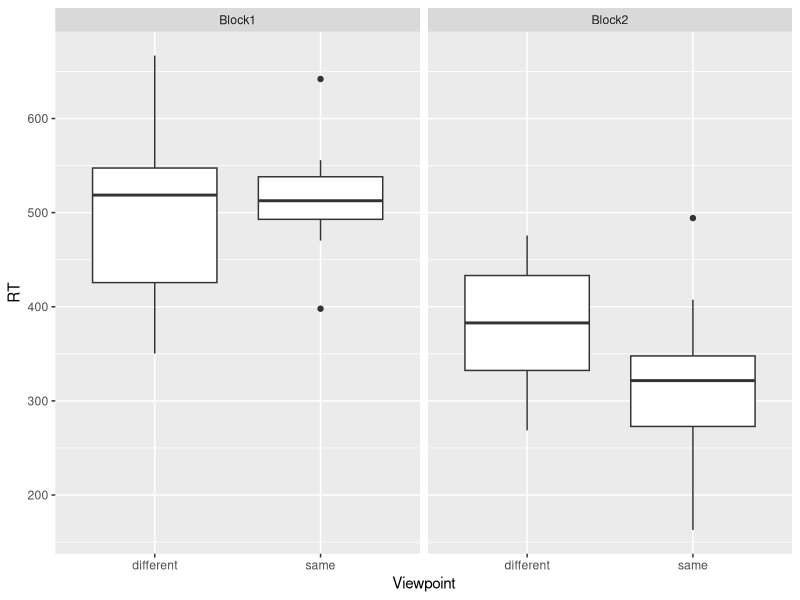
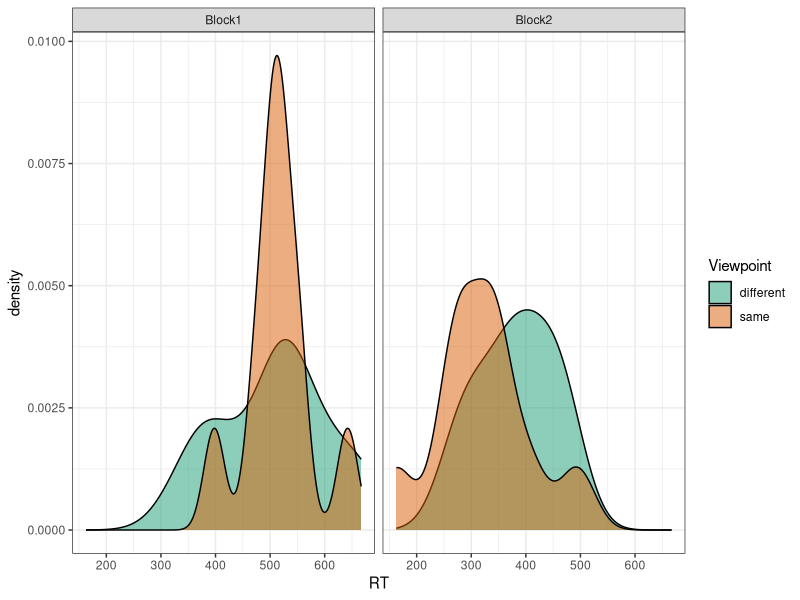
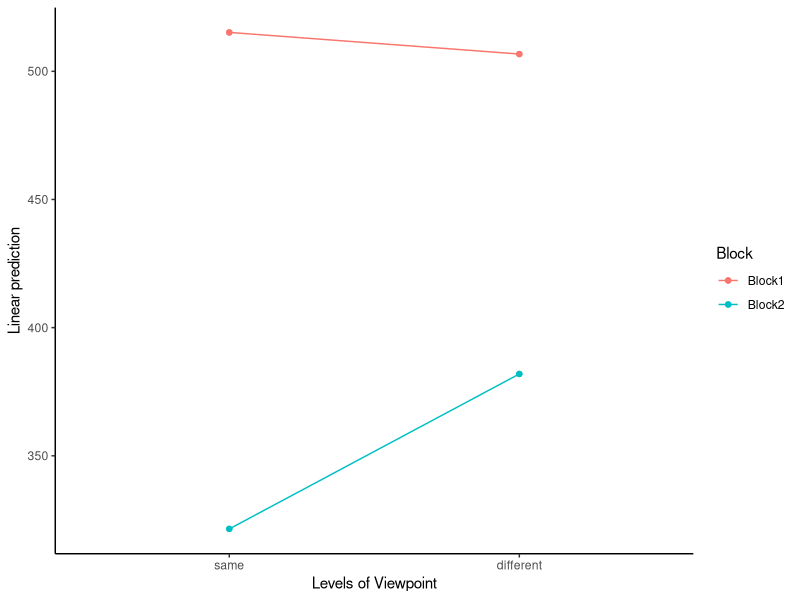

These figures' R source, in order:
## ---- chunk 1
options(htmltools.dir.version = FALSE)
library(tidyverse)
## ---- chunk 2
example_rt_df <- 
  data.frame(Participant = rep(1:10,
                               each = 10),
             Viewpoint = c("Same", "Different"),
             B1RT = rnorm(20, 500, 100),
             B2RT = rnorm(20, 400, 100)) %>% group_by(Participant, Viewpoint) %>% summarise(B1RT = mean(B1RT), B2RT = mean(B2RT))
## ---- chunk 3
examps <- data.frame(Type = c("integer", "numeric",
                              "character", "logical",
                              "complex"),
           Description = c("Whole numbers",
                           "Any real number, fractions",
                           "Text",
                           "Assertion of truth/falsity",
                           "Real and imaginary numbers"),
           Examples = c( "1, 2, 3",
                         "3.4, 2, -2.3",
                         "\"Hi there\", \"8.5\", \"ABC123\"",
                         "TRUE, FALSE",
                         complex(real =.34, imaginary = 5.3)))
knitr::kable(examps, format = "html")
## ---- chunk 4
album_list <-
  list(The_Beatles = c(
    "Sgt. Pepper",
    "The White Album",
    "Revolver",
    "Abbey Road"),
    Nirvana = c(
      "Bleach",
      "Nevermind",
      "In Utero")
    )
test_matrix <- matrix(rnorm(9), nrow = 3, ncol = 3)
char_example <- c("Monday", "Tuesday", "Wednesday", "Thursday")
one_to_four <- 1:4
names(one_to_four) <- char_example
## ---- chunk 5
one_to_four
test_matrix
## ---- chunk 6
one_to_four["Wednesday"]
test_matrix[2:3, 1:2]
## ---- chunk 7
age_tibb <- 
  tibble(Participant = 1:10, 
       cond1 = rnorm(10),
       age_group = rep(c("Old", "Young"), each = 5))
head(age_tibb)
## ---- chunk 8
rep(c("Old", "Young"), each = 5)
rep(c("Old", "Young"), 5)
## ---- chunk 9
set.seed(200)
example_rt_df <- 
  data.frame(Participant = rep(1:10,
                               each = 40),
             exp_condition = rep(c("Block1_same",
                                   "Block2_same",
                                   "Block1_different",
                                   "Block2_different"),
                                 each = 10),
             RT = rnorm(400, 400, 100)) %>%
  group_by(Participant, exp_condition) %>%
  summarise(RT = mean(RT))
example_rt_df
## ---- chunk 10
set.seed(200)
example_rt_df <- 
  data.frame(Participant = rep(1:10,
                               each = 10),
             Viewpoint = c("Same", "Different"),
             B1RT = rnorm(20, 500, 100),
             B2RT = rnorm(20, 400, 100)) %>%
  group_by(Participant, Viewpoint) %>%
  summarise(B1RT = mean(B1RT), B2RT = mean(B2RT))
head(example_rt_df, 16)
## ---- chunk 11
set.seed(200)
example_rt_df <- 
  tibble(Participant = rep(1:10,
                               each = 10),
             Block1_same = rnorm(100, 500, 100),
             Block2_same = rnorm(100, 300, 100),
             Block1_different = rnorm(100, 550, 100),
             Block2_different = rnorm(100, 400, 100)) %>%
  group_by(Participant) %>%
  summarise_all(mean)

example_rt_df
## ---- chunk 12
example_rt_df
## ---- chunk 13
ncol(example_rt_df)
## ---- chunk 14
example_rt_df
## ---- chunk 15
nrow(example_rt_df)
## ---- chunk 16
set.seed(200)
example_rt_df <- 
  tibble(Participant = seq(1, 10),
             Block1_same = rnorm(10, 500, 100),
             Block2_same = rnorm(10, 350, 100),
             Block1_different = rnorm(10, 500, 100),
             Block2_different = rnorm(10, 400, 100))
example_rt_df
## ---- chunk 17
set.seed(200) # if you want these exact numbers, use this line
example_rt_df <- 
  tibble(Participant = seq(1, 10),
         Block1_same = rnorm(10, 500, 100),
         Block2_same = rnorm(10, 350, 100),
         Block1_different = rnorm(10, 500, 100),
         Block2_different = rnorm(10, 400, 100))
## ---- chunk 18
head(example_rt_df, 5)
## ---- chunk 19
set.seed(200)
example_rt_df <- 
  data.frame(Participant = rep(1:10,
                               each = 10),
             Block1_same = rnorm(100, 500, 100),
             Block2_same = rnorm(100, 300, 100),
             Block1_different = rnorm(100, 550, 100),
             Block2_different = rnorm(100, 400, 100)) %>%
  group_by(Participant) %>%
  summarise_all(mean)

example_rt_df
## ---- chunk 20
set.seed(200) # if you want these exact numbers, use this line
example_rt_df <- 
  tibble(Participant = seq(1, 10),
         Block1_same = rnorm(10, 500, 100),
         Block2_same = rnorm(10, 350, 100),
         Block1_different = rnorm(10, 500, 100),
         Block2_different = rnorm(10, 400, 100))
## ---- chunk 21
head(example_rt_df, n = 4)
## ---- chunk 22
gather_rt <- 
  gather(example_rt_df,
         key = "exp_cond",
         value = "RT")
head(gather_rt)
## ---- chunk 23
gather_rt <- 
  gather(example_rt_df,
         key = "exp_cond",
         value = "RT",
         2:5)
head(gather_rt)
## ---- chunk 24
gather_rt <- 
  gather(example_rt_df,
         key = "exp_cond",
         value = "RT",
         Block1_same:Block2_different)
head(gather_rt)
## ---- chunk 25
head(gather_rt)
## ---- chunk 26
unique(gather_rt$exp_cond)
## ---- chunk 27
gather_rt <- 
  separate(gather_rt,
           col = "exp_cond",
           into = c("Block", "Viewpoint"),
           sep = "_")
head(gather_rt)
## ---- chunk 28
head(example_rt_df %>%
  tidyr::gather("exp_cond",
"RT",
-Participant) %>%
  tidyr::separate(exp_cond,
                  c("Block", "Viewpoint")), 15)
  #DT::datatable(options = list(pageLength = 3)) %>% DT::formatRound(2:5)
## ---- chunk 29
spread_rt <- 
  spread(gather_rt,
       Block,
       RT)
head(spread_rt, 10)
## ---- chunk 30
united_rt <- 
  unite(gather_rt,
      exp_cond, # the name of the new column
      Block,
      Viewpoint,
      sep = "_")
## ---- chunk 31
head(united_rt, 8)
## ---- chunk 32
united_rt <- 
  unite(gather_rt,
      exp_cond, # the name of the new column
      Block,
      Viewpoint,
      sep = "_")
## ---- chunk 33
spread_rt <- 
  spread(united_rt,
       exp_cond,
       RT)

## ---- chunk 34
spread_rt
## ---- chunk 35
ggplot(gather_rt) + 
  geom_boxplot(mapping = aes(x = Viewpoint,
                             y = RT)) +
  facet_wrap(~Block)
## ---- chunk 36
ggplot(gather_rt) + 
  geom_density(mapping = aes(x = RT,
                             fill = Viewpoint), alpha = 0.5) +
  facet_wrap(~Block) + theme_bw() +
  scale_fill_brewer(palette = "Dark2")
## ---- chunk 37
gather_rt %>%
  group_by(Block, Viewpoint) %>%
  summarise(mean_RT = mean(RT), sd_RT = sd(RT))
## ---- chunk 38
afex::aov_ez(dv = "RT",
             within = c("Block", "Viewpoint"),
             id = "Participant",
             data = gather_rt)
## ---- chunk 39
aov_rts <- 
  afex::aov_ez(dv = "RT",
             within = c("Block", "Viewpoint"),
             id = "Participant",
             data = gather_rt)
emmeans::emmip(aov_rts, Block~Viewpoint, CIs = FALSE) +
  theme_classic()
## ---- chunk 40
pairs(emmeans::emmeans(aov_rts,
                       spec = ~Viewpoint | Block))
